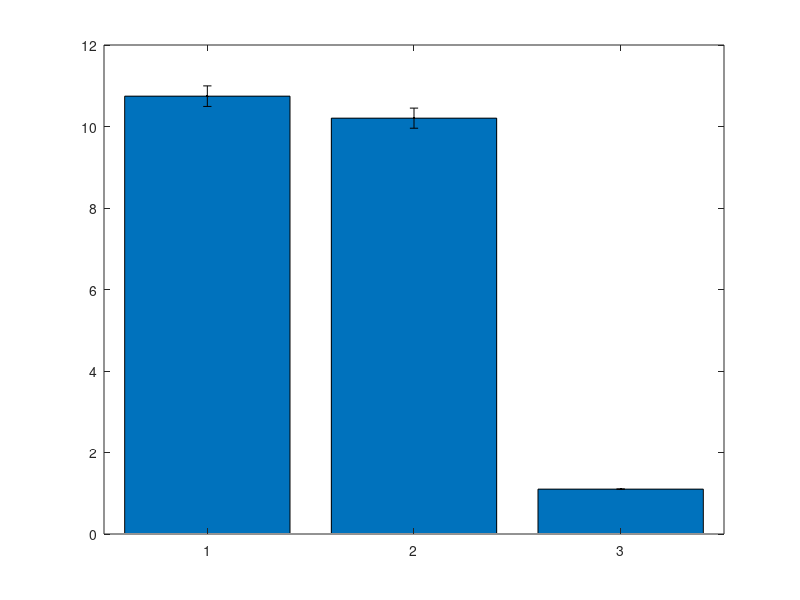

Write MATLAB code to recreate this figure. (Note: this script raises an error after producing the figure.)
%% Task 2.c - Valores teóricos do caso C com o modelo M/G/1 com prioridades
clear; clc;

C      = 10e6;               % capacidade da ligação (bps)
lambda = [800 800 600];      % caso C (pps)

% Tamanhos de cada fluxo (todos os valores com igual probabilidade)
B1 = 100:1500;
B2 = 100:150;
B3 = 500:1000;

% Média e 2.º momento do tempo de transmissão de cada fluxo: S = 8*B/C
ES  = [mean(8*B1/C)      mean(8*B2/C)      mean(8*B3/C)];       % E[S_i]   (seg)
ES2 = [mean((8*B1/C).^2) mean((8*B2/C).^2) mean((8*B3/C).^2)];  % E[S_i^2] (seg^2)
rho = lambda .* ES;                                             % ocupação de cada fluxo

% M/G/1 com prioridades (Módulo 4, slide 7)
% Numerador comum: soma de lambda_i * E[S_i^2] de TODOS os fluxos
num = sum(lambda .* ES2);

% Prioridade 1 (mais alta): Flow 3
rhoA = rho(3);
WQ_alta = num / (2 * (1 - rhoA));

% Prioridade 2: Flows 1 e 2 (partilham a mesma fila, logo o mesmo atraso na fila)
rhoB = rho(1) + rho(2);
WQ_baixa = num / (2 * (1 - rhoA) * (1 - rhoA - rhoB));

% Atraso médio de cada fluxo = atraso na fila da sua prioridade + transmissão
APDteo = ([WQ_baixa WQ_baixa WQ_alta] + ES) * 1e3;             % ms

fprintf('rho(Flow 3) = %.3f | rho(Flows 1+2) = %.3f | rho total = %.3f\n', rhoA, rhoB, rhoA+rhoB);
fprintf('WQ prioridade alta = %.4f ms | WQ prioridade baixa = %.4f ms\n', WQ_alta*1e3, WQ_baixa*1e3);
fprintf('Teoria    APD: Fluxo 1 = %.4f ms | Fluxo 2 = %.4f ms | Fluxo 3 = %.4f ms\n', APDteo);

% Comparação com a simulação da 2.b
if isfile('Task2b_resultados.mat')
    S = load('Task2b_resultados.mat');
    z = norminv(1 - S.alfa/2);
    mA = mean(S.APD); tA = z*sqrt(var(S.APD)/S.N);
    fprintf('Simulacao APD: Fluxo 1 = %.4f +- %.4f | Fluxo 2 = %.4f +- %.4f | Fluxo 3 = %.4f +- %.4f\n', ...
        mA(1), tA(1), mA(2), tA(2), mA(3), tA(3));

    figure;
    bar(1:3, mA); hold on;
    errorbar(1:3, mA, tA, tA, 'k.', 'LineWidth', 1.2);
    plot(1:3, APDteo, 'rx', 'MarkerSize', 12, 'LineWidth', 2); hold off;
    grid on; xticks(1:3); xticklabels({'Flow 1','Flow 2','Flow 3'});
    ylabel('Average packet delay (ms)');
    legend('Simulation', '90% CI', 'M/G/1 with priorities', 'Location', 'north');
    title('Task 2.c - Simulation vs M/G/1 with priorities (case C)');
end
